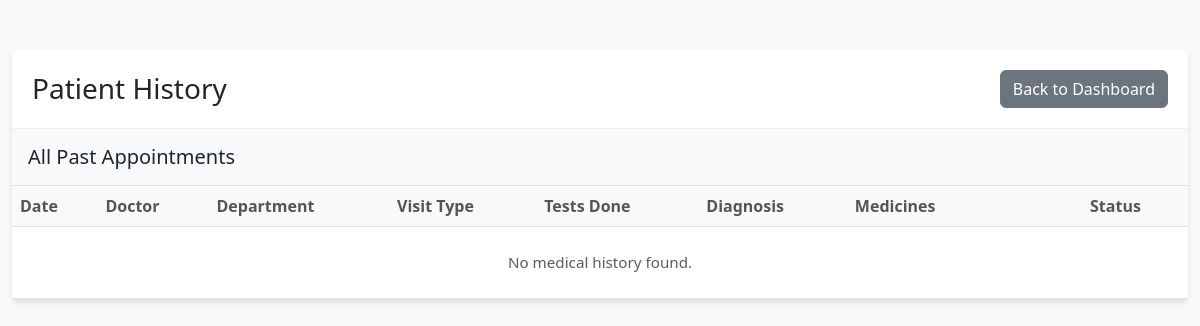
The page /history (signed in) on the database as committed earlier.
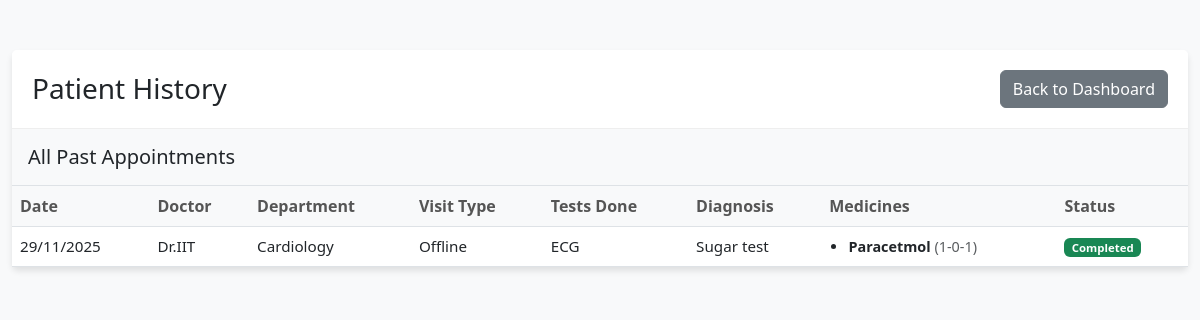
The same page on the database as committed later.
### models.py (models this page shows, shortened)
class Appointment(db.Model):
    __tablename__ = 'appointments'
    id = db.Column(db.Integer, primary_key=True)
    patient_id = db.Column(db.Integer, db.ForeignKey('patients.id'), nullable=False)
    doctor_id = db.Column(db.Integer, db.ForeignKey('doctors.id'), nullable=False)
    date = db.Column(db.Date, nullable=False)
    time = db.Column(db.Time, nullable=False)
    status = db.Column(db.String(50), nullable=False, default='Booked')
    treatment = db.relationship('Treatment', backref='appointment', uselist=False, cascade="all, delete-orphan")

class Doctor(db.Model, UserMixin):
    __tablename__ = 'doctors'
    id = db.Column(db.Integer, primary_key=True)
    name = db.Column(db.String(120), nullable=False)
    email = db.Column(db.String(120), unique=True, nullable=False)
    specialization = db.Column(db.String(120))
    department_id = db.Column(db.Integer, db.ForeignKey('departments.id'), nullable=True)
    bio = db.Column(db.Text, nullable=True)
    is_blacklisted = db.Column(db.Boolean, default=False, nullable=False)
    experience = db.Column(db.Integer, nullable=True)
    password_hash = db.Column(db.String(200), nullable=False, default='pbkdf2:sha256:dummy')
    appointments = db.relationship('Appointment', backref='doctor', lazy=True)
    availability = db.relationship('DoctorAvailability', backref='doctor', lazy=True)

class Department(db.Model):
    __tablename__ = 'departments'
    id = db.Column(db.Integer, primary_key=True)
    name = db.Column(db.String(100), unique=True, nullable=False)
    description = db.Column(db.Text)
    doctors = db.relationship('Doctor', backref='department', lazy=True)

class Treatment(db.Model):
    __tablename__ = 'treatments'
    id = db.Column(db.Integer, primary_key=True)
    appointment_id = db.Column(db.Integer, db.ForeignKey('appointments.id'), nullable=False)
    visit_type = db.Column(db.String(100), nullable=True)
    test_done = db.Column(db.String(200), nullable=True)
    diagnosis = db.Column(db.Text, nullable=True)
    prescription = db.Column(db.Text, nullable=True)
    medicines = db.Column(db.Text, nullable=True)
    created_at = db.Column(db.DateTime, default=datetime.utcnow)
    def get_medicines_list(self):
        if self.medicines:
            try:
                return json.loads(self.medicines)
            except:
                return []
        return []

### app.py (the view)
@app.route('/history')
@login_required
def patient_history():
    if session.get('role') != 'patient':
        return redirect(url_for('home'))
    past_appts = Appointment.query.filter(
        Appointment.patient_id == current_user.id,
        Appointment.status.in_(['Completed', 'Cancelled'])
    ).order_by(Appointment.date.desc(), Appointment.time.desc()).all()
    return render_template('patient_history.html', appointments=past_appts)

### app.py (called while the page is built)
@login_manager.user_loader
def load_user(user_id):
    role = session.get('role')
    if role == 'doctor':
        return db.session.get(Doctor, int(user_id))
    else:
        return db.session.get(Patient, int(user_id))

### templates/patient_history.html (shortened to what the changed rows need)
<!DOCTYPE html>
<html>
<head>
    <link href="https://cdn.jsdelivr.net/npm/bootstrap@5.3.0/dist/css/bootstrap.min.css" rel="stylesheet">
</head>
<body>
    <div class="container">
        <div class="card">
            <div class="card-body p-0">
                <div class="table-responsive">
                    <table class="table table-hover mb-0">
                        <thead>
                            <tr>
                                <th>Date</th>
                                <th>Doctor</th>
                                <th>Department</th>
                                <th>Visit Type</th>
                                <th>Tests Done</th>
                                <th>Diagnosis</th>
                                <th style="width: 20%;">Medicines</th>
                                <th>Status</th>
                            </tr>
                        </thead>
                        <tbody>
                            {% if appointments %}
                                {% for appt in appointments %}
                                <tr>
                                    <td>{{ appt.date.strftime('%d/%m/%Y') }}</td>
                                    <td>{{ appt.doctor.name }}</td>
                                    <td>{{ appt.doctor.department.name }}</td>
                                    <td>
                                        {% if appt.treatment and appt.treatment.visit_type %}
                                            {{ appt.treatment.visit_type }}
                                        {% else %}
                                            <span class="text-muted">-</span>
                                        {% endif %}
                                    </td>
                                    <td>
                                        {% if appt.treatment and appt.treatment.test_done %}
                                            {{ appt.treatment.test_done }}
                                        {% else %}
                                            <span class="text-muted">-</span>
                                        {% endif %}
                                    </td>
                                    <td>
                                        {% if appt.treatment and appt.treatment.diagnosis %}
                                            {{ appt.treatment.diagnosis }}
                                        {% else %}
                                            <span class="text-muted">-</span>
                                        {% endif %}
                                    </td>
                                    <td>
                                        {% if appt.treatment %}
                                            {% set meds = appt.treatment.get_medicines_list() %}
                                            {% if meds|length > 0 %}
                                                <ul class="med-list">
                                                    {% for med in meds %}
                                                        <li>
                                                            <strong>{{ med.name }}</strong>
                                                            <span class="text-muted">({{ med.dose }})</span>
                                                        </li>
                                                    {% endfor %}
                                                </ul>
                                            {% else %}
                                                <span class="text-muted fst-italic">No medication needed</span>
                                            {% endif %}
                                        {% else %}
                                            <span class="text-muted">-</span>
                                        {% endif %}
                                    </td>
                                    <td>
                                        {% if appt.status == 'Completed' %}
                                            <span class="badge bg-success">Completed</span>
                                        {% elif appt.status == 'Cancelled' %}
                                            <span class="badge bg-danger">Cancelled</span>
                                        {% else %}
                                            <span class="badge bg-secondary">{{ appt.status }}</span>
                                        {% endif %}
                                    </td>
                                </tr>
                                {% endfor %}
                            {% else %}
                                <tr>
                                    <td colspan="8" class="text-center py-4 text-muted">No medical history found.</td>
                                </tr>
                            {% endif %}
                        </tbody>
                    </table>
                </div>
            </div>
        </div>
    </div>
</body>
</html>

Rows that differ between the two databases and show on the page:
added Appointment: date "29/11/2025", doctor.name "Dr.IIT", doctor.department.name "Cardiology", treatment.visit_type "Offline", treatment.test_done "ECG", treatment.diagnosis "Sugar test", name "Paracetmol", dose "1-0-1", status "Completed"
Other text that changed with them:
text no longer shown: "No medical history found."
